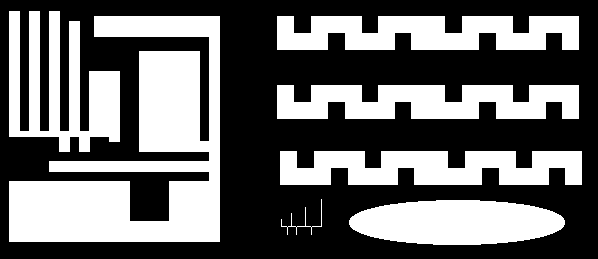
%> input picture l12/ccl1.png, 598 x 259 px
$ octave Lab12_1.m   (GNU Octave 9; MATLAB toolbox functions it lacks are replaced by stand-ins)
%> lines starting %> are read from the running program, lines starting %| are printed output that depends on the picture; in (x1, y1, x2, y2) boxes, pixels count from 0 and x2, y2 are one past the last pixel; in counts of white or black regions, pixels touching at a corner belong together; the program's own positions count from 1
### l12/root.m
function root_indeks = root(indeks, tablica) % szuka korzenia indeksu w tablicy
    root_indeks = indeks;
    while tablica(root_indeks) ~= root_indeks
        root_indeks = tablica(root_indeks);
    end
end

### l12/Lab12_1.m
clearvars;
close all;
clc;

%% dwuprzebiegowy algorytm indeksacji
image = imread('ccl1.png');
%> image is the input picture: size 259x598 uint8; 41.1% white; 7 white regions, largest, box (x1, y1, x2, y2) and area: (9, 16, 220, 242) 23561, (9, 11, 120, 152) 8081, (277, 16, 579, 50) 8024

figure(1);
imshow(image);
title('original');

[X,Y] = size(image);
%> X = 259; Y = 598
L = 1;  % etykieta

nImage = zeros(X,Y);

% przeszukiwanie wglab
id = zeros(100);
for I = 1:100
    id(I) = I;  % tablica kolejki przeszukiwan
end

%% first pass - pierwsza faza indeksacji
for i = 2:X-1 % pomijamy piksele na brzegu obrazu dla uproszczenia algorytmu
    for j = 2:Y-1
        if(image(i,j) ~= 0) % rozne od zera

            % analiza otoczenia badanego piksela obrazu
            % przyklad rozwiazania z laborki
            A = nImage(i-1, j-1);
            B = nImage(i-1, j);
            C = nImage(i-1, j+1);
            D = nImage(i, j-1);
            sasiedzi = [A, B, C, D];

            % a) wsyztskie piksele otoczenia naleza do tla
            if sum(sasiedzi) == 0
                nImage(i, j) = L +  1;
                L = L+1;
            else
                sasiedzi1 = nonzeros(sasiedzi);
                minimum = min(sasiedzi1);
                maximum = max(sasiedzi1);

                % b) jeden lub wiecej ma juz etykiete L
                if(minimum == maximum)
                    nImage(i,j) = maximum;
                else
                    % c) w otoczeniu sa piksele o roznych etykietach
                    id = union(minimum, maximum, id); % polacz dwa obiekty, stykajace sie ze soba
                    nImage(i,j) = minimum;
                end
            end
        end
     end
end
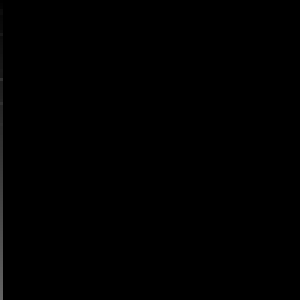
%> id: size 100x100 double (shown 3 times larger); min 0, max 100, mean 0.5
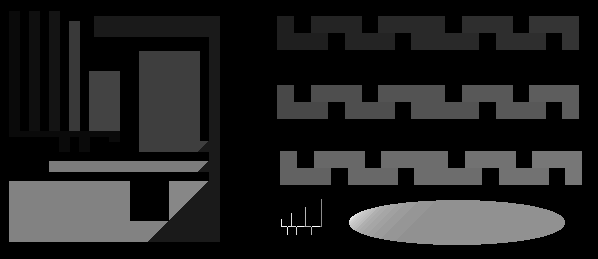
%> nImage: size 259x598 double; min 0, max 49, mean 6.5; drawn with min black and max white
%> after the loop, A = 28; B = 28; C = 28; D = 28; L = 49; maximum = 28; minimum = 28; sasiedzi = [28 28 28 28]; sasiedzi1 = [28; 28; 28; 28]


figure(2);
subplot(1, 3, 1);
imshow(image);
title('oryginal');

% przekodowanie LUT - aby poprawnie poetykietowac piksele
lut = zeros(100);
for I = 1:100
   lut(I) = root(id(I), id);
end
%> this loop made 100 passes

for i = 1:X
    for j = 1:Y
        if nImage(i, j) ~= 0
           nImage(i, j) = lut(nImage(i, j));
        end
    end
end
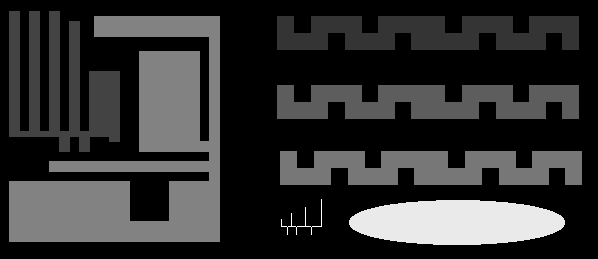
%> nImage: size 259x598 double; min 0, max 49, mean 9.4; drawn with min black and max white

subplot(1, 3, 2);
imshow(nImage,[]);
title('po indeksacji');

% wynik
imageResult = imread('ccl1Result.png');
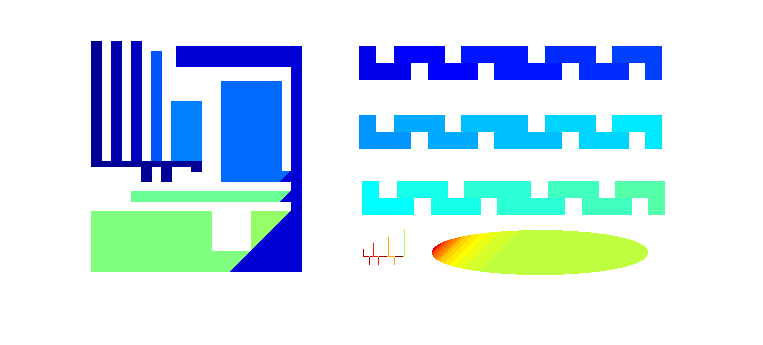
%> input picture l12/ccl1Result.png, 763 x 345 px
%> imageResult is the input picture: size 345x763x3 uint8; mean R, G, B 205.7, 229, 239.8

subplot(1, 3, 3);
imshow(imageResult);
title('wynik');
